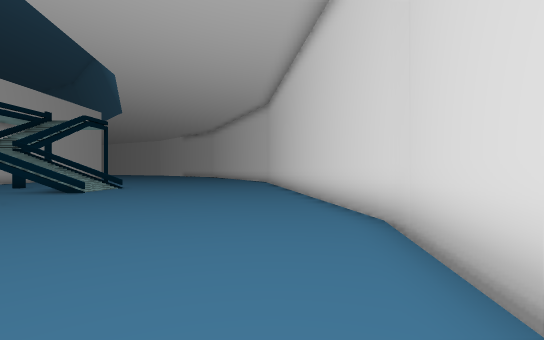
[1] (above)

24 first-person views from a walk through a Unity game level. The camera is 1.5 m above the floor, looks level and sees 85° across. The floor is counted in squares, 2 m on a side. Each view is taken from the middle of a square. On the plan, view 1 faces up. The plan holds only what a view shows up to about 10 squares ahead; the rest is blank. The place goes on beyond the plan. Some surface patterns are stand-ins.

[2]
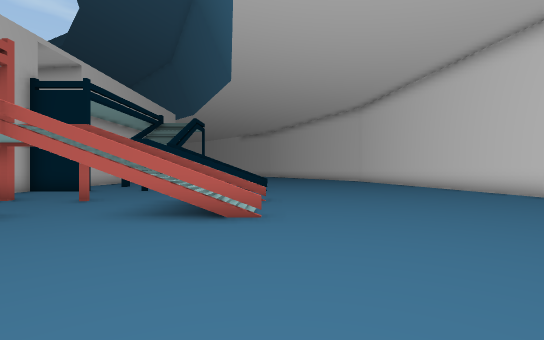

[3]
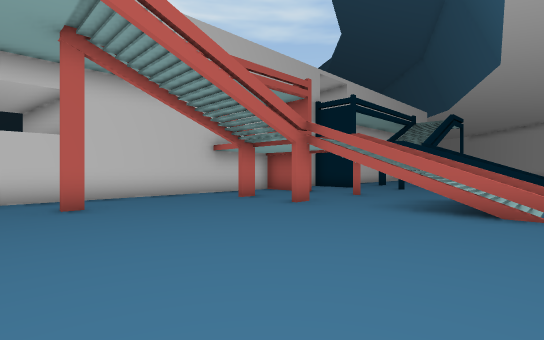

[4]
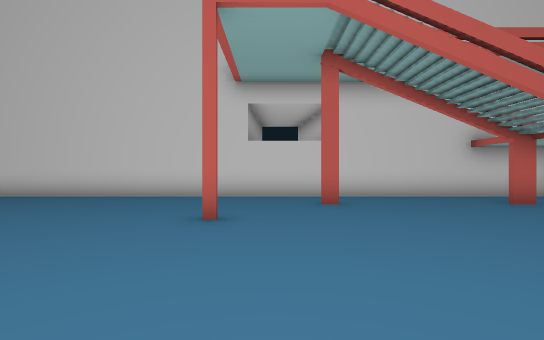

[5]
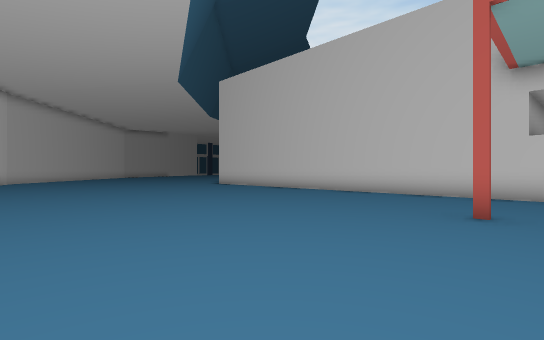

[6]
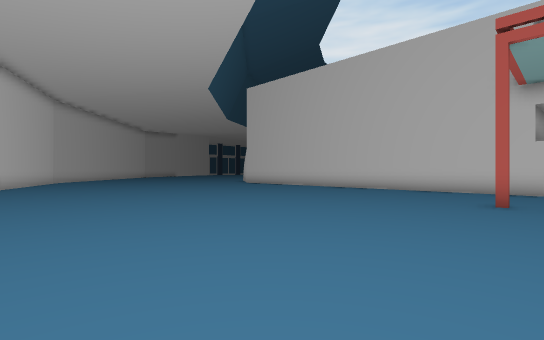

[7]
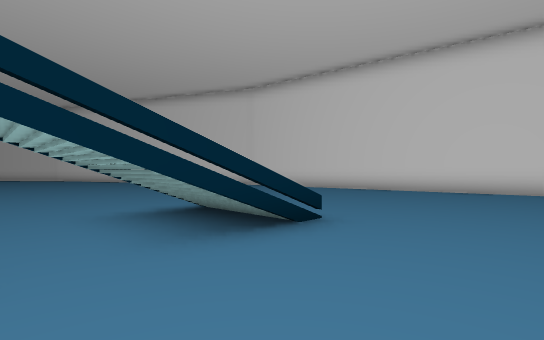

[8]
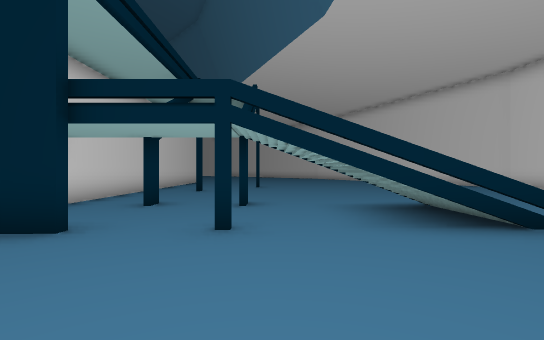

[9]
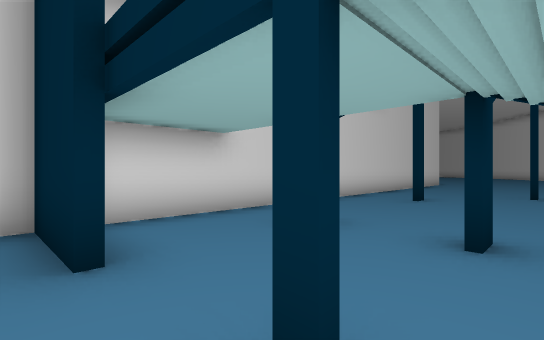

[10]
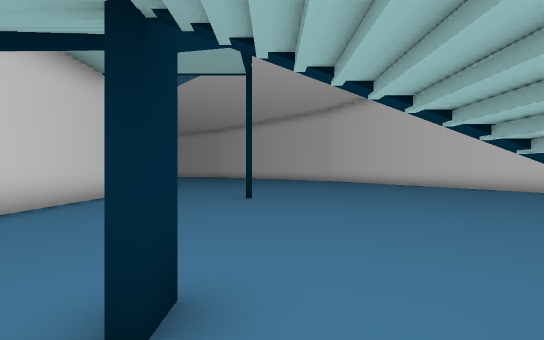

[11]
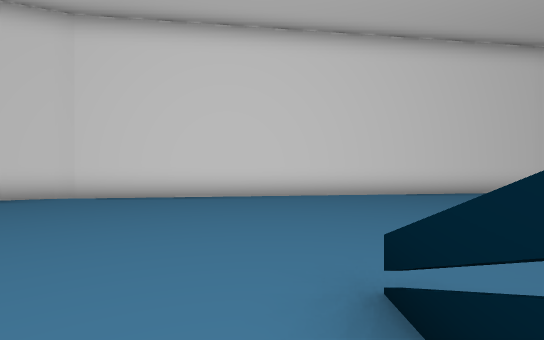

[12]
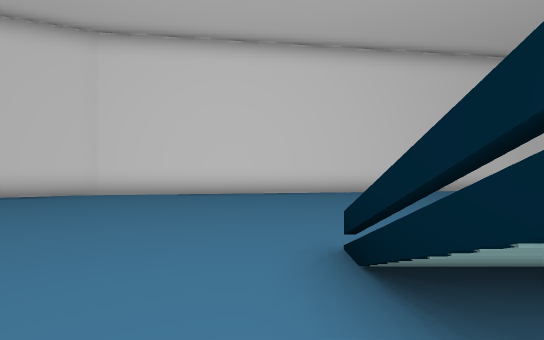

[13]
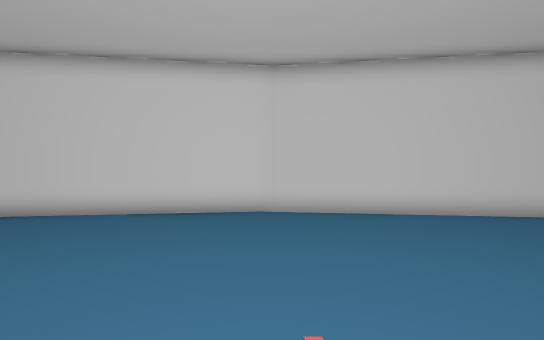

[14]
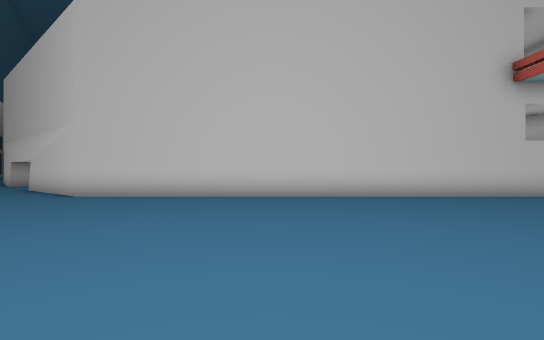

[15]
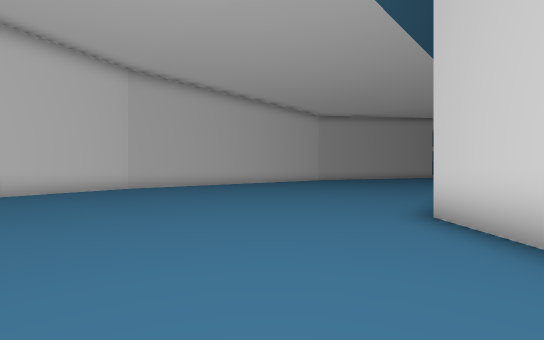

[16]
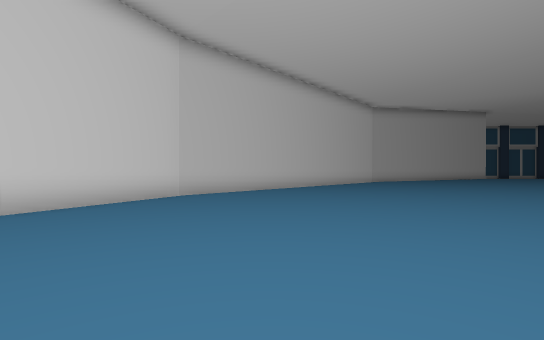

[17]
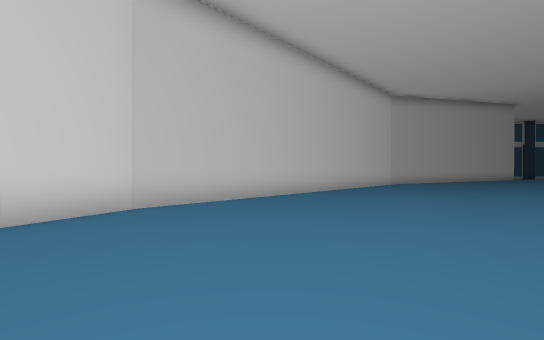

[18]
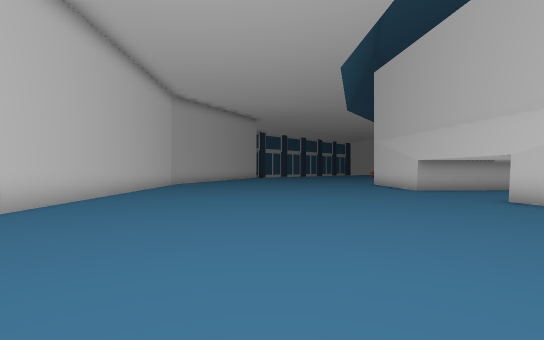

[19]
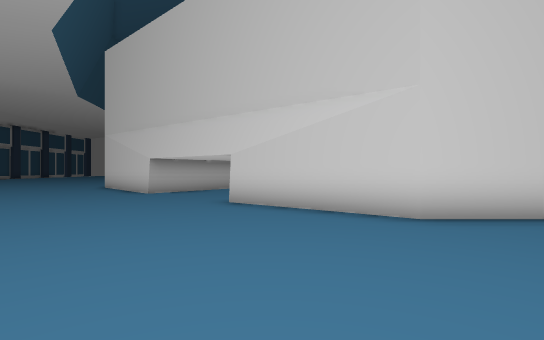

[20]
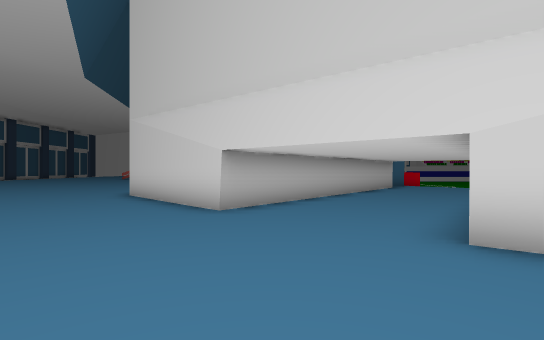

[21]
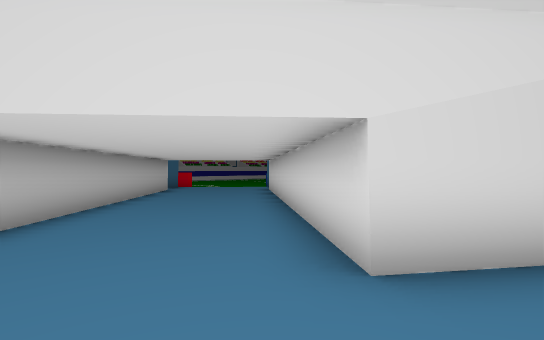

[22]
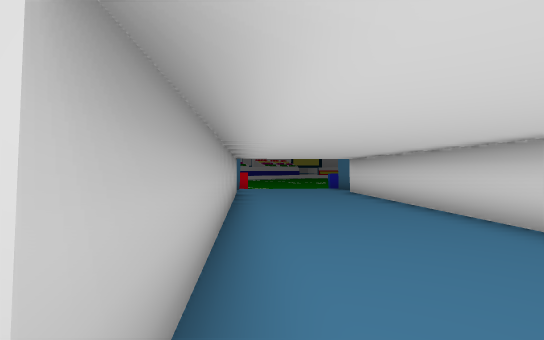

[23]
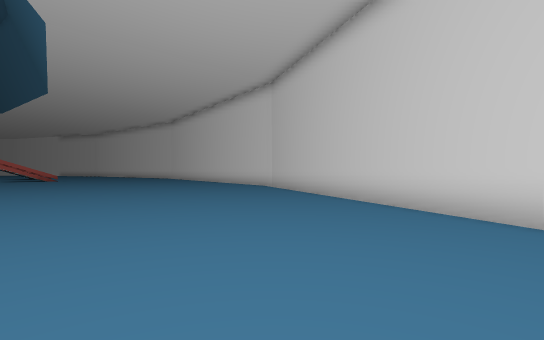

[24]
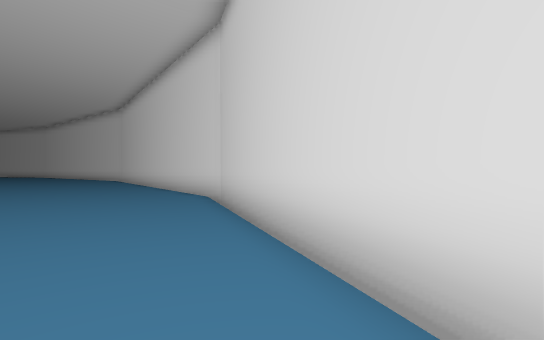

### Floor plan
Key: @ floor where view 1 was taken; # wall or solid block; x gap in a wall; . floor; / step, stairs or slope; = window, fence, low wall or low ledge.
Columns run from 24 left of view 1 to 2 right of it. Each row starts with its distance up from view 1.
 21            ............#
 20            ............##
 19          #...#..........#
 18          #..............#
 17          #.#............#
 16          #..............#
 15          #..............##
 14          #...............#
 13          #...............#
 12          #.#.#.///.......#
 11          #.....///.......#
 10          ###.#.#x#.......#
  9          #...............##
  8           ................#
  7            #..............#
  6          #  .#.#//=.......#
  5          #.....///........#
  4          #.#.#.#//=.......#
  3          #................#
  2          #................#
  1          #................#
  0          #..............@##
 -1          #.#.......  ....#
 -2          #...............#
 -3          #...#........ ..#
 -4          #............   #
 -5          #............
 -6          #.............
 -7          #..............
 -8          #..............#
 -9          #..............#
-10          #..............#
-11          #.............##
-12          #.............#
-13 ##       #.............#
-14 .##      #............##
-15 ..###    #............#
-16 ....##  ##...........##
-17 .....####............#
-18 #.....##............##
-19 ##.....#............#
-20  ##................##
-21   ##...............#
-22    ##.............##
-23   ##..............#
-24  ##..............##
-25  #..............##
-26 ...... ........##
-27 .....  .......##

Where each view was taken, in squares from view 1:
view 1: 0 up, 0 right, facing up
view 2: 1 down, 6 left, facing up
view 3: 2 down, 6 left, facing up-left
view 4: 2 down, 6 left, facing left
view 5: 2 down, 5 left, facing down-left
view 6: 2 down, 3 left, facing down-left
view 7: 7 up, 10 left, facing up-right
view 8: 6 up, 10 left, facing up
view 9: 9 up, 10 left, facing up-left
view 10: 11 up, 10 left, facing up
view 11: 13 up, 8 left, facing right
view 12: 13 up, 9 left, facing right
view 13: 4 up, 8 left, facing right
view 14: 10 down, 6 left, facing left
view 15: 11 down, 12 left, facing down
view 16: 14 down, 9 left, facing down
view 17: 17 down, 9 left, facing down
view 18: 18 down, 8 left, facing down-left
view 19: 18 down, 10 left, facing left
view 20: 21 down, 14 left, facing left
view 21: 21 down, 16 left, facing up-left
view 22: 22 down, 19 left, facing up-left
view 23: 20 down, 10 left, facing up-right
view 24: 17 down, 5 left, facing up-right
